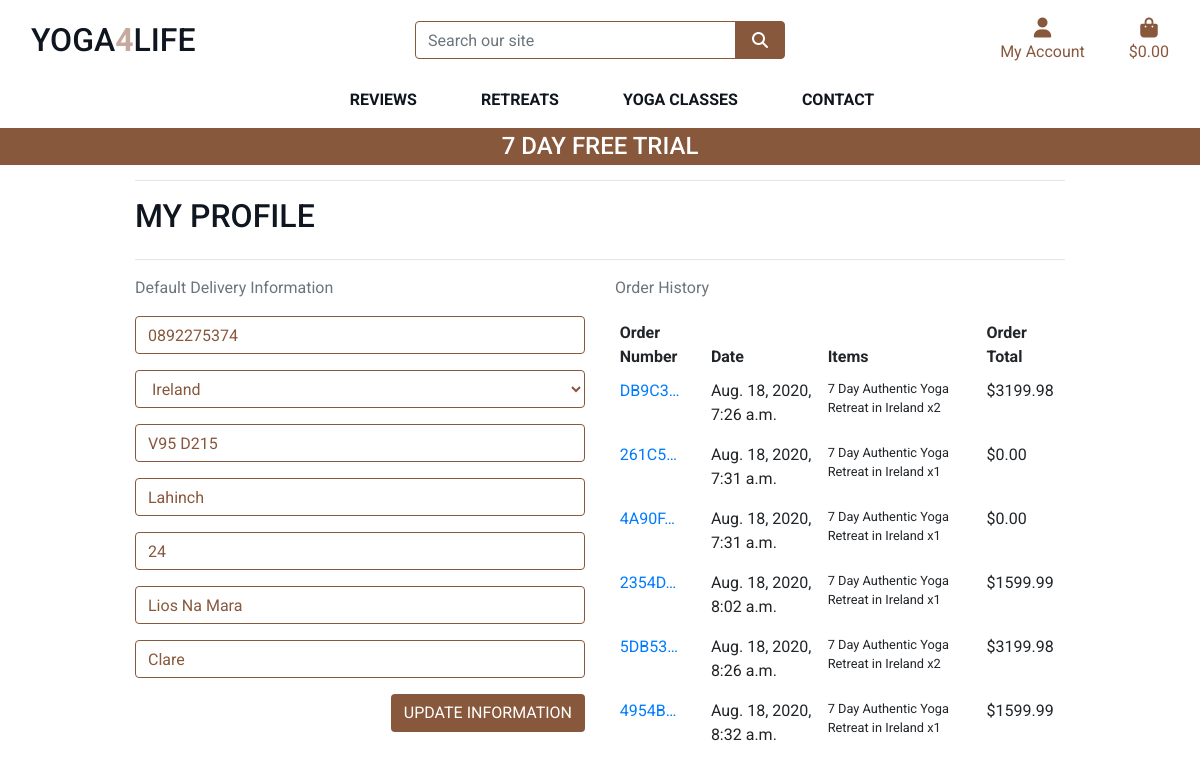
/profile/ (signed in), run on the app's committed database.
### profiles/models.py (models this page shows, shortened)
class UserProfile(models.Model):
    user = models.OneToOneField(User, on_delete=models.CASCADE)
    default_phone_number = models.CharField(max_length=20, null=True, blank=True)
    default_country = CountryField(blank_label='Country', null=True, blank=True)
    default_postcode = models.CharField(max_length=20, null=True, blank=True)
    default_town_or_city = models.CharField(max_length=40, null=True, blank=True)
    default_street_address1 = models.CharField(max_length=80, null=True, blank=True)
    default_street_address2 = models.CharField(max_length=80, null=True, blank=True)
    default_county = models.CharField(max_length=80, null=True, blank=True)

### checkout/models.py (models this page shows, shortened)
class Order(models.Model):
    order_number = models.CharField(max_length=32, null=False, editable=False)
    user_profile = models.ForeignKey(UserProfile, on_delete=models.SET_NULL,
                                     null=True, blank=True, related_name='orders')
    full_name = models.CharField(max_length=50, null=False, blank=False)
    email = models.EmailField(max_length=254, null=False, blank=False)
    phone_number = models.CharField(max_length=20, null=False, blank=False)
    country = CountryField(blank_label='Country *', null=False, blank=False)
    postcode = models.CharField(max_length=20, null=True, blank=True)
    town_or_city = models.CharField(max_length=40, null=False, blank=False)
    street_address1 = models.CharField(max_length=80, null=False, blank=False)
    street_address2 = models.CharField(max_length=80, null=True, blank=True)
    county = models.CharField(max_length=80, null=True, blank=True)
    date = models.DateTimeField(auto_now_add=True)
    order_total = models.DecimalField(max_digits=10, decimal_places=2, null=False, default=0)
    grand_total = models.DecimalField(max_digits=10, decimal_places=2, null=False, default=0)
    original_cart = models.TextField(null=False, blank=False, default='')
    stripe_pid = models.CharField(max_length=254, null=False, blank=False, default='')

class OrderLineItem(models.Model):
    order = models.ForeignKey(Order, null=False, blank=False, on_delete=models.CASCADE, related_name='lineitems')
    retreat = models.ForeignKey(Retreat, null=True, blank=False, on_delete=models.CASCADE)
    class_detail = models.ForeignKey(Class, null=True, blank=False, on_delete=models.CASCADE)
    quantity = models.IntegerField(null=False, blank=False, default=0)
    lineitem_total = models.DecimalField(max_digits=6, decimal_places=2, null=False, blank=False, editable=False)

### retreats/models.py (models this page shows, shortened)
class Retreat(models.Model):
    category = models.ForeignKey('Category', null=True, blank=True, on_delete=models.SET_NULL)
    sku = models.CharField(max_length=254, null=True, blank=True)
    name = models.CharField(max_length=254)
    description = models.TextField()
    price = models.DecimalField(max_digits=6, decimal_places=2)
    rating = models.DecimalField(max_digits=6, decimal_places=2, null=True, blank=True)
    image_url = models.URLField(max_length=1024, null=True, blank=True)
    image = models.ImageField(null=True, blank=True)

### profiles/views.py (the view)
# urls.py: path('', views.profile, name='profile'),
@login_required
def profile(request):
    profile = get_object_or_404(UserProfile, user=request.user)
    if request.method == 'POST':
        form = UserProfileForm(request.POST, instance=profile)
        if form.is_valid():
            form.save()
            messages.success(request, 'Profile updated successfully')
        else:
            messages.error(request, 'Update failed. Please ensure the form is valid.')
    else:
        form = UserProfileForm(instance=profile)
    orders = profile.orders.all()
    template = 'profiles/profile.html'
    context = {
        'form': form,
        'orders': orders,
        'on_profile_page': True
    }
    return render(request, template, context)

### profiles/forms.py
class UserProfileForm(forms.ModelForm):
    class Meta:
        model = UserProfile
        exclude = ('user',)
    def __init__(self, *args, **kwargs):
        super().__init__(*args, **kwargs)
        placeholders = {
            'default_phone_number': 'Phone Number',
            'default_postcode': 'Postal Code',
            'default_town_or_city': 'Town or City',
            'default_street_address1': 'Street Address 1',
            'default_street_address2': 'Street Address 2',
            'default_county': 'County, State or Locality',
        }
        self.fields['default_phone_number'].widget.attrs['autofocus'] = True
        for field in self.fields:
            if field != 'default_country':
                if self.fields[field].required:
                    placeholder = f'{placeholders[field]} *'
                else:
                    placeholder = placeholders[field]
                self.fields[field].widget.attrs['placeholder'] = placeholder
            self.fields[field].widget.attrs['class'] = 'border-brown rounded-1 profile-form-input'
            self.fields[field].label = False

### cart/contexts.py (called while the page is built, shortened)
def cart_contents(request):
    cart_items = []
    total = 0
    product_count = 0
    cart = request.session.get('cart', {})
    grand_total = total
    context = {
        'cart_items': cart_items,
        'total': total,
        'retreat_count': product_count,
        'grand_total': grand_total,
    }
    return context

### profiles/templates/profiles/profile.html (shortened to what this page needs)
{% extends "base.html" %}
{% load static %}
{% block extra_css %}
    <link rel="stylesheet" href="{% static 'profiles/css/profile.css' %}">
{% endblock %}
{% block page_header %}
    <div class="container header-container">
    </div>
{% endblock %}
{% block content %}
    <div class="container">
        <div class="row">
            <div class="col">
                <hr>
                <h2 class="logo-font mb-4">My Profile</h2>
                <hr>
            </div>
        </div>
        <div class="row">
            <div class="col-12 col-lg-6">
                <p class="text-muted">Default Delivery Information</p>
                <form class="mt-3" action="{% url 'profile' %}" method="POST" id="profile-update-form">
                    {{ form|crispy }}
                    <button class="btn btn-brown rounded-1 text-uppercase float-right">Update Information</button>
                </form>
            </div>
            <div class="col-12 col-lg-6">
                <p class="text-muted">Order History</p>
               <div class="order-history table-responsive">
                    <table class="table table-sm table-borderless">
                        <thead>
                            <tr>
                                <th>Order Number</th>
                                <th>Date</th>
                                <th>Items</th>
                                <th>Order Total</th>
                            </tr>
                        </thead>
                        <tbody>
                            {% for order in orders %}
                                <tr>
                                    <td>
                                        <a href="{% url 'order_history' order.order_number %}"
                                        title="{{ order.order_number }}">
                                            {{ order.order_number|truncatechars:6 }}
                                        </a>
                                    </td>
                                    <td>{{ order.date }}</td>
                                    <td>
                                        <ul class="list-unstyled">
                                            {% for item in order.lineitems.all %}
                                                <li class="small">
                                                    {{ item.retreat.name }} x{{ item.quantity }}
                                                </li>
                                            {% endfor %}
                                        </ul>
                                    </td>
                                    <td>${{ order.grand_total }}</td>
                                </tr>
                            {% endfor %}
                        </tbody>
                    </table>
                </div>
            </div>
        </div>
{% endblock %}

### static/css/base.css (style rules this page uses)
html { height: 100%; }
body { height: calc(100vh - 164px); color: #555; font-family: 'Roboto', sans-serif; }
.logo-font { text-transform: uppercase; color: #0f161f; }
.btn-brown { background: #88583d; color: white; }
.border-brown { border: 1px solid #88583d !important; }
@media (min-width: 1200px) { .container { max-width: 80%; } }
@media (min-width: 992px) { .header-container { padding-top: 164px; } }

### profiles/static/profiles/css/profile.css (style rules this page uses)
#profile-update-form .form-control { color: #88583d; }
#profile-update-form input::placeholder { color: #aab7c4; }
#id_default_country, #id_default_country option:not(:first-child) { color: #88583d; }

### data on the page
UserProfile: default_phone_number "0892275374", default_country "Ireland", default_postcode "V95 D215", default_town_or_city "Lahinch", default_street_address1 "24", default_street_address2 "Lios Na Mara", default_county "Clare"
Order: order_number "DB9C3…", date "Aug. 18, 2020, 7:26 a.m.", grand_total "3199.98"
OrderLineItem: retreat.name "7 Day Authentic Yoga Retreat in Ireland", quantity "2"
Order: order_number "261C5…", date "Aug. 18, 2020, 7:31 a.m.", grand_total "0.00"
OrderLineItem: retreat.name "7 Day Authentic Yoga Retreat in Ireland", quantity "1"
Order: order_number "4A90F…", date "Aug. 18, 2020, 7:31 a.m.", grand_total "0.00"
OrderLineItem: retreat.name "7 Day Authentic Yoga Retreat in Ireland", quantity "1"
Order: order_number "2354D…", date "Aug. 18, 2020, 8:02 a.m.", grand_total "1599.99"
OrderLineItem: retreat.name "7 Day Authentic Yoga Retreat in Ireland", quantity "1"
Order: order_number "5DB53…", date "Aug. 18, 2020, 8:26 a.m.", grand_total "3199.98"
OrderLineItem: retreat.name "7 Day Authentic Yoga Retreat in Ireland", quantity "2"
Order: order_number "4954B…", date "Aug. 18, 2020, 8:32 a.m.", grand_total "1599.99"
OrderLineItem: retreat.name "7 Day Authentic Yoga Retreat in Ireland", quantity "1"
